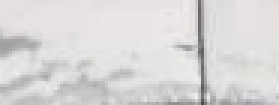
#> input picture case1.png, 93 x 35 px (shown 3 times larger)
$ python pso.py
#> lines starting #> are read from the running program, lines starting #| are printed output that depends on the picture
"""
Particle Swarm Optimization
Author： Yufei
"""
import os
import math
import cv2
import random
import numpy as np


# boundary limits

class PSO:
    def __init__(self, target, alpha=0.5, particle_num=100, p_lr_rate=0.5, g_lr_rate=1, iteration_times=1000):
#> called with alpha = 0.5, particle_num = 100, p_lr_rate = 0.5, g_lr_rate = 1, iteration_times = 1000
        self.img = target  # gray mode
        self.alpha = alpha
        self.particle_num = particle_num
        self.p_lr_rate = p_lr_rate
        self.g_lr_rate = g_lr_rate
        self.iteration_times = iteration_times

        # magic number
        self.init_velocity_range = 2
        self.row, self.col = self.img.shape[:2]
#> self.row = 35; self.col = 93

        self.particles_loc = None
        self.particles_velocity = None
        # each particles
        self.pbest = None
        self.pbest_i_j = None
        # global range
        self.gbest = None
        self.gbest_i_j = None

        # init the particles
        self.particle_generation(particle_num)

    def iterate(self):
        for t in range(self.iteration_times):
            if t%100 == 0:
                pso.draw()
            # 矩阵运算优化
            for idx in range(self.particle_num):
                nxt_velocity = self.get_velocity(self.particles_velocity[idx], self.particles_loc[idx],
                                                 self.pbest_i_j[idx], self.gbest_i_j)
                nxt_pos = self.particles_loc[idx] + nxt_velocity
                # nxt_pos =
                # limits the pos range inside the image (r x c)
                nxt_pos[0] = np.clip(nxt_pos[0], 0, self.row - 1)
                nxt_pos[1] = np.clip(nxt_pos[1], 0, self.col - 1)

                nxt_pos = nxt_pos.astype(int)
                new_fit = self.fit_val(nxt_pos[0], nxt_pos[1])
                if new_fit > self.pbest[idx]:
                    self.pbest[idx] = new_fit
                    self.pbest_i_j[idx] = nxt_pos

                self.particles_loc[idx] = nxt_pos
                self.particles_velocity[idx] = nxt_velocity

            self.gbest = np.max(self.pbest)
            self.gbest_i_j = self.pbest_i_j[np.argmax(self.pbest)]
            print(self.gbest)
            print(self.gbest_i_j)
            print(self.fit_val(self.gbest_i_j[0], self.gbest_i_j[1]))

    def fit_val(self, i, j):
        """
        smaller the intensity is and smaller the row is is, the better the fit val
        :param i: row-th num
        :param j: col-th num
        :return: fintness val
        """
        # 0 - 255
        intensity = self.img[i, j]
        res = self.alpha * (255 - intensity) - i
        return res

    def particle_generation(self, p_nums):
        """
        init the particle swarm
        :param p_nums: particle nums
        :return:
        """
#> called with p_nums = 100
        row, col = self.img.shape[:2]
#> row = 35; col = 93
        # xy_min = [0, 0]
        # xy_max = [row, col]
        # data = np.random.uniform(low=xy_min, high=xy_max, size=(p_nums, 2))

        rows = np.random.randint(row, size=p_nums)
        cols = np.random.randint(col, size=p_nums)
        self.particles_loc = np.column_stack((rows, cols))

        d_rows = np.random.randint(-self.init_velocity_range, self.init_velocity_range + 1, size=p_nums)
        d_cols = np.random.randint(-self.init_velocity_range, self.init_velocity_range + 1, size=p_nums)
        self.particles_velocity = np.column_stack((d_rows, d_cols))
        # compute fit val for each data points
        self.pbest = [self.fit_val(i, j) for i, j in self.particles_loc]
#> in fit_val, `intensity = self.img[i, j]`: intensity = 225
#> in fit_val, `res = self.alpha * (255 - intensity) - i`: res = 15
#> self.pbest = 100 values, max 52.5 at index 22, min -12 at index 25, mean 5.83
        self.gbest = np.max(self.pbest)
#> self.gbest = 52.5
        self.pbest_i_j = np.copy(self.particles_loc)#!!!!!!!!!!!!!!!!!!!!!!!!!!!!!!!!!!!!!!!!!!!!!!!!!!!!!!!
        self.gbest_i_j = self.pbest_i_j[np.argmax(self.pbest)]
#> self.gbest_i_j = [15, 67]

    def get_velocity(self, cur_v, cur_i_j, pbest_i_j, gbest_i_j):
        nxt_v = cur_v + self.p_lr_rate * random.random() * (pbest_i_j - cur_i_j) + self.g_lr_rate * random.random() * (
                gbest_i_j - cur_i_j)

        return nxt_v

    def update_position(self, cur_i_j, new_v):
        return cur_i_j + new_v

    def draw(self):
        cv2.namedWindow('render')
        bgr_img = cv2.cvtColor(self.img, cv2.COLOR_GRAY2BGR)

        for i, j in self.particles_loc:
            cv2.circle(bgr_img, (j, i), 1, (0, 255, 0), 1)
        cv2.imshow('render', bgr_img)
        cv2.waitKey(1000)


if __name__ == '__main__':
    img = cv2.imread('case1.png', 0)
    # cv2.imshow('1', img)
    # cv2.waitKey(0)
    pso = PSO(img)
    # pso.draw()
    pso.iterate()
#> the loop in iterate, `for t in range(self.iteration_times):` made 1000 passes
#> (self.gbest, self.gbest_i_j) on passes 1 to 2: (61.5, [16, 67]), (65, [9, 66])
#> (printed output is left out)
#> pass 1, in draw, `cv2.imshow('render', bgr_img)`:
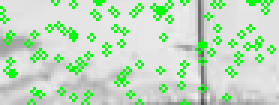
#> window 'render': shape (35, 93, 3) (shown 3 times larger); mean B, G, R 192.6, 220.6, 192.6

    print('hi')
